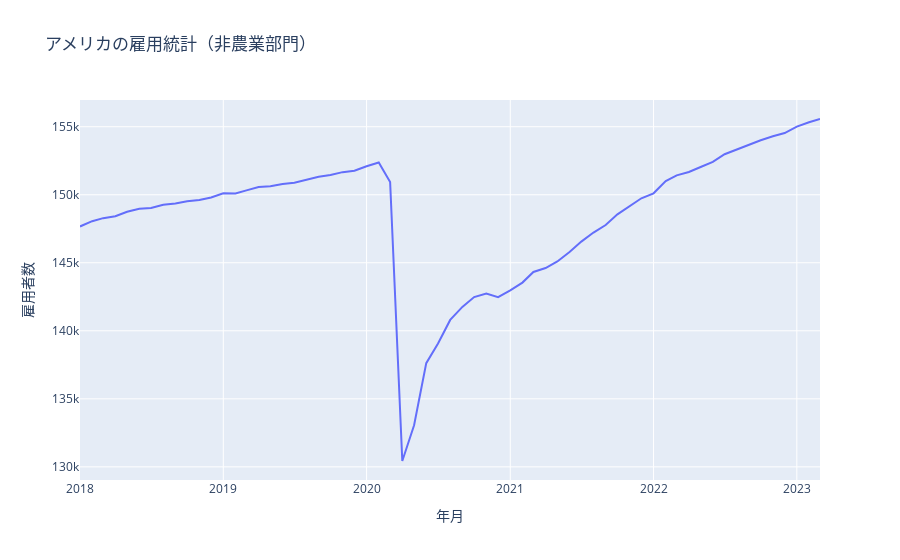

This figure's notebook cell:
### Code cell
fig = px.line(df, x="年月", y="雇用者数", title="アメリカの雇用統計（非農業部門）")
fig.show()
